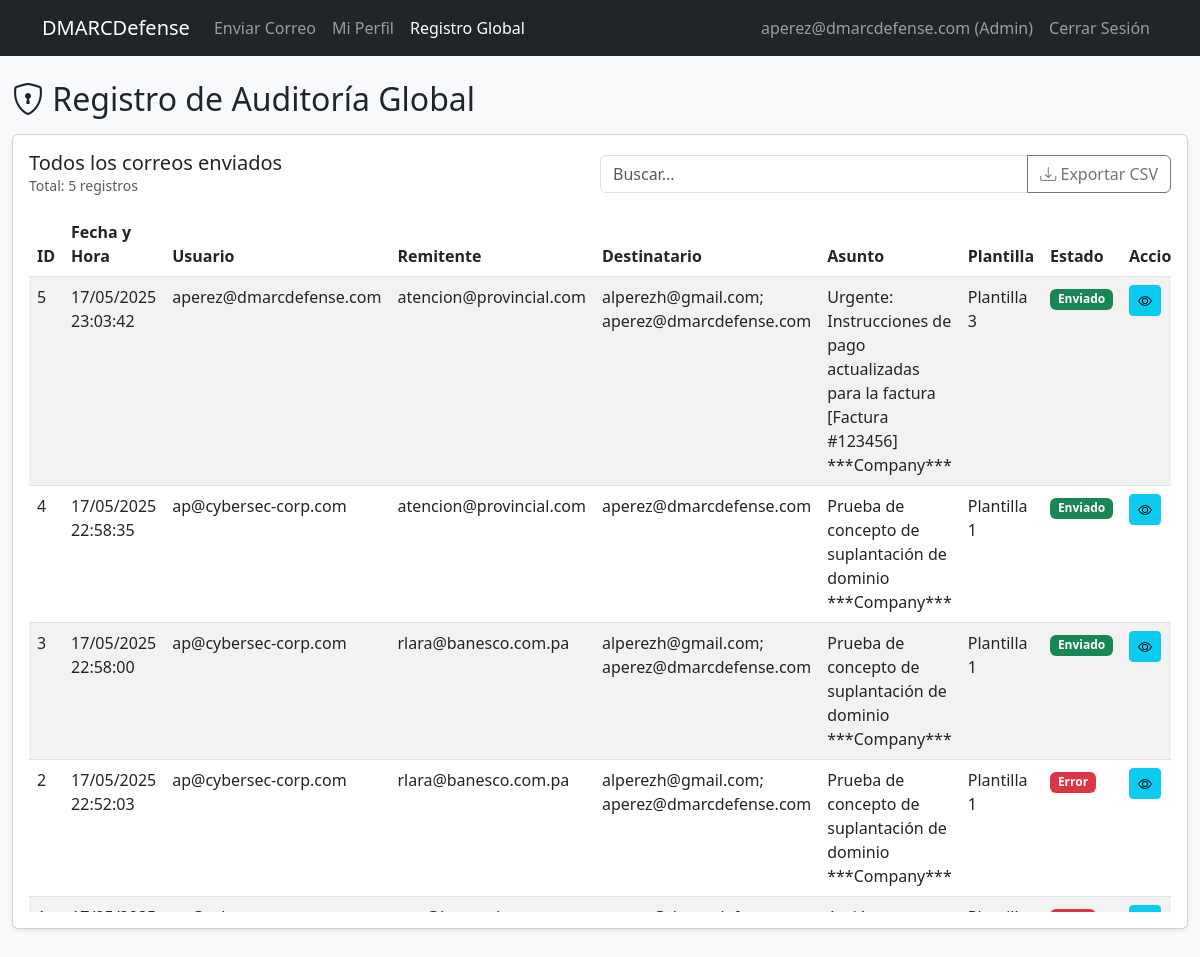
/auditlog (signed in), run on the app's committed database.
### app.py (models this page shows, shortened)
class User(UserMixin, db.Model):
    id = db.Column(db.Integer, primary_key=True)
    email = db.Column(db.String(120), unique=True, nullable=False)
    password_hash = db.Column(db.String(128))
    name = db.Column(db.String(100))
    company = db.Column(db.String(100))
    is_admin = db.Column(db.Boolean, default=False)  # Campo para identificar administradores
    created_at = db.Column(db.DateTime, default=datetime.utcnow)
    emails = db.relationship('SentEmail', backref='user', lazy=True)

class SentEmail(db.Model):
    id = db.Column(db.Integer, primary_key=True)
    user_id = db.Column(db.Integer, db.ForeignKey('user.id'), nullable=False)
    user_email = db.Column(db.String(120), nullable=True)  # Puede ser nulo para compatibilidad
    sender = db.Column(db.String(120), nullable=False)
    recipient = db.Column(db.String(200), nullable=False)
    subject = db.Column(db.String(200), nullable=False)
    body = db.Column(db.Text, nullable=False)
    template_id = db.Column(db.String(10), nullable=True)  # Puede ser nulo para compatibilidad
    status = db.Column(db.String(20), default='sent')
    sent_at = db.Column(db.DateTime, default=datetime.utcnow)

### app.py (the view)
@app.route('/auditlog')
@login_required
def auditlog():
    if not current_user.is_admin:
        flash('No tienes permisos para acceder a esta página', 'danger')
        return redirect(url_for('send_email'))
    try:
        all_emails = SentEmail.query.order_by(SentEmail.sent_at.desc()).all()
    except Exception as e:
        print(f"Error en auditlog: {e}")
        all_emails = db.session.query(
            SentEmail.id,
            SentEmail.user_id,
            SentEmail.sender,
            SentEmail.recipient,
            SentEmail.subject,
            SentEmail.body,
            SentEmail.status,
            SentEmail.sent_at
        ).order_by(SentEmail.sent_at.desc()).all()
    users = User.query.all()
    user_dict = {user.id: user for user in users}
    return render_template('auditlog.html', emails=all_emails, users=user_dict, templates=TEMPLATES)

### app.py (called while the page is built)
@login_manager.user_loader
def load_user(user_id):
    return User.query.get(int(user_id))

### templates/auditlog.html (shortened to what this page needs)
<!doctype html>
<html lang="es">
<head>
  <link href="https://cdn.jsdelivr.net/npm/bootstrap@5.3.0/dist/css/bootstrap.min.css" rel="stylesheet">
  <link rel="stylesheet" href="https://cdn.jsdelivr.net/npm/bootstrap-icons@1.10.0/font/bootstrap-icons.css">
</head>
<body class="bg-light">
<nav class="navbar navbar-expand-lg navbar-dark bg-dark">
  <div class="container">
    <a class="navbar-brand" href="{{ url_for('send_email') }}">DMARCDefense</a>
    <div class="collapse navbar-collapse" id="navbarNav">
      <ul class="navbar-nav me-auto">
        <li class="nav-item">
          <a class="nav-link" href="{{ url_for('send_email') }}">Enviar Correo</a>
        </li>
        <li class="nav-item">
          <a class="nav-link" href="{{ url_for('profile') }}">Mi Perfil</a>
        </li>
        <li class="nav-item">
          <a class="nav-link active" href="{{ url_for('auditlog') }}">Registro Global</a>
        </li>
      </ul>
      <ul class="navbar-nav">
        <li class="nav-item">
          <span class="nav-link">{{ current_user.email }}{% if current_user.is_admin %} (Admin){% endif %}</span>
        </li>
        <li class="nav-item">
          <a class="nav-link" href="{{ url_for('logout') }}">Cerrar Sesión</a>
        </li>
      </ul>
    </div>
  </div>
</nav>
<div class="container-fluid py-4">
  <div class="row mb-4">
    <div class="col">
      <h2 class="mb-3"><i class="bi bi-shield-lock"></i> Registro de Auditoría Global</h2>
      <div class="card shadow-sm">
        <div class="card-body">
          <div class="d-flex justify-content-between align-items-center mb-3">
            <div>
              <h5 class="mb-0">Todos los correos enviados</h5>
              <p class="text-muted small mb-0">Total: {{ emails|length }} registros</p>
            </div>
            <div class="input-group w-50">
              <input type="text" id="searchInput" class="form-control" placeholder="Buscar...">
              <button class="btn btn-outline-secondary" type="button" id="exportBtn">
                <i class="bi bi-download"></i> Exportar CSV
              </button>
            </div>
          </div>
          <div class="table-responsive">
            <table class="table table-striped table-hover" id="auditTable">
              <thead class="bg-light">
                <tr>
                  <th>ID</th>
                  <th>Fecha y Hora</th>
                  <th>Usuario</th>
                  <th>Remitente</th>
                  <th>Destinatario</th>
                  <th>Asunto</th>
                  <th>Plantilla</th>
                  <th>Estado</th>
                  <th>Acciones</th>
                </tr>
              </thead>
              <tbody>
                {% for email in emails %}
                <tr>
                  <td>{{ email.id }}</td>
                  <td>{{ email.sent_at.strftime('%d/%m/%Y %H:%M:%S') }}</td>
                  <td>
                    {% if hasattr(email, 'user_email') and email.user_email %}
                      {{ email.user_email }}
                    {% else %}
                      {{ users[email.user_id].email if email.user_id in users else 'Desconocido' }}
                    {% endif %}
                  </td>
                  <td>{{ email.sender }}</td>
                  <td>{{ email.recipient }}</td>
                  <td>{{ email.subject }}</td>
                  <td>
                    {% if hasattr(email, 'template_id') and email.template_id and email.template_id != 'custom' %}
                      Plantilla {{ email.template_id }}
                    {% else %}
                      Personalizado
                    {% endif %}
                  </td>
                  <td>
                    {% if email.status == 'success' %}
                      <span class="badge bg-success">Enviado</span>
                    {% else %}
                      <span class="badge bg-danger">Error</span>
                    {% endif %}
                  </td>
                  <td>
                    <button type="button" class="btn btn-sm btn-info view-btn"
                            data-id="{{ email.id }}"
                            data-user="{% if hasattr(email, 'user_email') and email.user_email %}{{ email.user_email }}{% else %}{{ users[email.user_id].email if email.user_id in users else 'Desconocido' }}{% endif %}"
                            data-sender="{{ email.sender }}"
                            data-recipient="{{ email.recipient }}"
                            data-subject="{{ email.subject }}"
                            data-body="{{ email.body|replace('\n', '\\n')|replace('"', '\\"') }}"
                            data-template="{% if hasattr(email, 'template_id') and email.template_id %}{{ email.template_id }}{% else %}custom{% endif %}">
                      <i class="bi bi-eye"></i>
                    </button>
                  </td>
                </tr>
                {% endfor %}
              </tbody>
            </table>
          </div>
        </div>
      </div>
    </div>
  </div>
</div>
</body>
</html>

### templates/auditlog.html (style rules this page uses)
.table-responsive { max-height: 700px; overflow-y: auto; }
th { position: sticky; top: 0; background-color: #f8f9fa; z-index: 1; }

### data on the page
User: email "aperez@dmarcdefense.com"
SentEmail: id "5", sent_at "17/05/2025 23:03:42", user_email "aperez@dmarcdefense.com", sender "atencion@provincial.com", recipient "alperezh@gmail.com; aperez@dmarcdefense.com", subject "Urgente: Instrucciones de pago actualizadas para la factura [Factura #123456] ***Company***", template_id "3", status "Enviado"
SentEmail: id "4", sent_at "17/05/2025 22:58:35", user_email "ap@cybersec-corp.com", sender "atencion@provincial.com", recipient "aperez@dmarcdefense.com", subject "Prueba de concepto de suplantación de dominio ***Company***", template_id "1", status "Enviado"
SentEmail: id "3", sent_at "17/05/2025 22:58:00", user_email "ap@cybersec-corp.com", sender "rlara@banesco.com.pa", recipient "alperezh@gmail.com; aperez@dmarcdefense.com", subject "Prueba de concepto de suplantación de dominio ***Company***", template_id "1", status "Enviado"
SentEmail: id "2", sent_at "17/05/2025 22:52:03", user_email "ap@cybersec-corp.com", sender "rlara@banesco.com.pa", recipient "alperezh@gmail.com; aperez@dmarcdefense.com", subject "Prueba de concepto de suplantación de dominio ***Company***", template_id "1", status "Error"

### other printed values
{{ emails|length }} "5"
